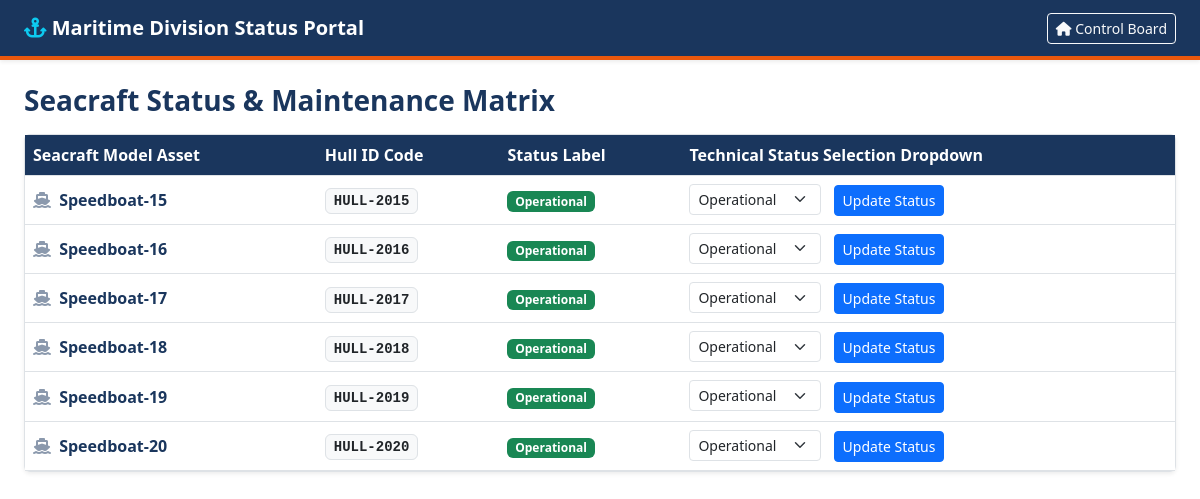
Before: /maritime/ (signed in) with the older database file.
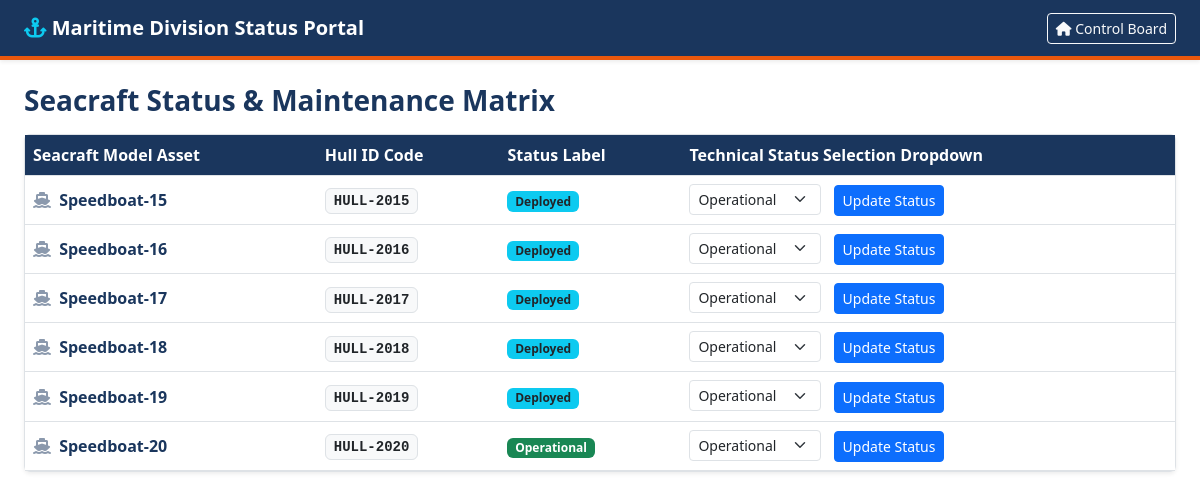
After: the same page with the newer database file.
### fleet/models.py (models this page shows, shortened)
class Vehicle(models.Model):
    STATUS_CHOICES = [
        ('OPERATIONAL', 'Operational'),
        ('MAINTENANCE', 'Maintenance'),
        ('DEPLOYED', 'Deployed'),
    ]
    model_name = models.CharField(max_length=100)
    plate_number = models.CharField(max_length=50, unique=True)
    vehicle_type = models.ForeignKey('VehicleType', on_delete=models.CASCADE)
    status = models.CharField(max_length=50, default='OPERATIONAL') # OPERATIONAL, MAINTENANCE, DEPLOYED
    assigned_driver = models.ForeignKey(Driver, on_delete=models.SET_NULL, null=True, blank=True, related_name='vehicles')

### fleet/views.py (the view, shortened to what this page needs)
# urls.py: path('maritime/', views.seacraft_dashboard, name='seacraft_dashboard'),
@login_required
def seacraft_dashboard(request):
    user = request.user
    username_lower = user.username.lower()
    user_group_names = list(user.groups.values_list('name', flat=True))
    is_authorized = (
        user.is_superuser or
        'Seacraft' in user_group_names or
        'sea' in username_lower or 'maritime' in username_lower
    )
    if not is_authorized:
        messages.error(request, "Access restricted to authorized Maritime Operators.")
        return redirect('homepage')
    vehicles = Vehicle.objects.filter(vehicle_type__name__iexact='MARINE').select_related('vehicle_type', 'assigned_driver')
    return render(request, 'fleet/seacraft_dashboard.html', {'vehicles': vehicles})

### fleet/templates/fleet/seacraft_dashboard.html (shortened to what this page needs)
<!DOCTYPE html>
<html lang="en">
<head>
    <link href="https://cdn.jsdelivr.net/npm/bootstrap@5.3.0/dist/css/bootstrap.min.css" rel="stylesheet">
    <link rel="stylesheet" href="https://cdnjs.cloudflare.com/ajax/libs/font-awesome/6.4.0/css/all.min.css">
</head>
<body>
    <nav class="navbar navbar-dark nav-header px-4 py-2 shadow-sm mb-4">
        <span class="navbar-brand fw-bold text-white"><i class="fa-solid fa-anchor text-info"></i> Maritime Division Status Portal</span>
        <a href="{% url 'homepage' %}" class="btn btn-sm btn-outline-light"><i class="fa-solid fa-house"></i> Control Board</a>
    </nav>
    <div class="container-fluid px-4">
        <h3 class="fw-bold mb-3" style="color: #1A365D;">Seacraft Status & Maintenance Matrix</h3>
        <div class="card shadow-sm border-0">
            <div class="card-body p-0 border bg-white rounded">
                <table class="table table-hover align-middle mb-0">
                    <thead class="table-theme">
                        <tr><th>Seacraft Model Asset</th><th>Hull ID Code</th><th>Status Label</th><th>Technical Status Selection Dropdown</th></tr>
                    </thead>
                    <tbody>
                        {% for vehicle in vehicles %}
                        <tr>
                            <td class="fw-bold" style="color: #1A365D;"><i class="fa-solid fa-ship opacity-50 me-1"></i> {{ vehicle.model_name }}</td>
                            <td><code class="bg-light text-dark border px-2 py-1 rounded font-monospace fw-bold">{{ vehicle.plate_number }}</code></td>
                            <td>
    {% if vehicle.status|upper == 'OPERATIONAL' %}
        <span class="badge bg-success">Operational</span>
    {% elif vehicle.status|upper == 'MAINTENANCE' %}
        <span class="badge bg-warning text-dark">Maintenance</span>
    {% else %}
        <span class="badge bg-info text-dark">Deployed</span>
    {% endif %}
</td>
                            <td>
                                <form action="{% url 'seacraft_dashboard' %}" method="post">
                                    <select name="status" class="form-select form-select-sm d-inline-block w-auto me-2">
                                        <option value="OPERATIONAL">Operational</option>
                                    </select>
                                    <button type="submit" class="btn btn-primary btn-sm">Update Status</button>
                                </form>
                            </td>
                        </tr>
                        {% endfor %}
                    </tbody>
                </table>
            </div>
        </div>
    </div>
</body>
</html>

Changed rows visible on the page:
changed Vehicle "Speedboat-15": status "Operational" → "Deployed"
changed Vehicle "Speedboat-16": status "Operational" → "Deployed"
changed Vehicle "Speedboat-17": status "Operational" → "Deployed"
changed Vehicle "Speedboat-18": status "Operational" → "Deployed"
changed Vehicle "Speedboat-19": status "Operational" → "Deployed"
